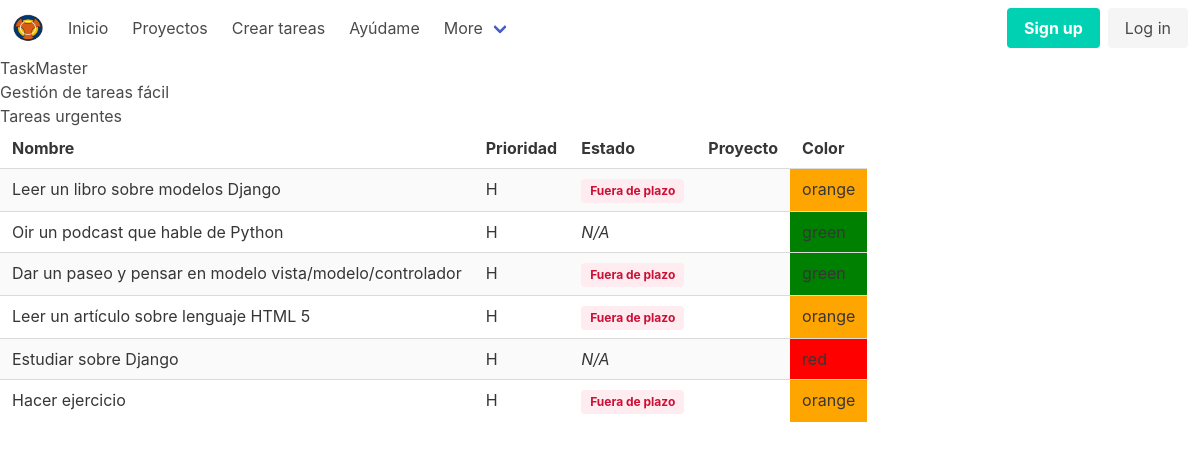
The page /high/ on the database its author committed.
### tasks/models.py (models this page shows, shortened)
class Task(models.Model):
    class Meta:
        verbose_name = 'Tarea'
        verbose_name_plural = 'Tareas'
        ordering = ['-orden', 'name']
    name = models.CharField(max_length=250)
    finished = models.BooleanField(default=False)
    orden = models.IntegerField(default=100)
    priority = models.CharField(
        max_length = 1,
        choices=[
            ('H', 'Alta'),
            ('N','Normal'),
            ('L', 'Baja')
        ],
        default ='N'
    )
    due_date = models.DateField(blank=True,
        null=True,
        default=None
    )
    color = models.CharField(
        max_length=6,
        choices=[
            ('blue', 'Azul'),
            ('red', 'Rojo'),
            ('orange', 'Naranja'),
            ('green', 'Verde'),
        ],
        default='blue',
        )
    project = models.ForeignKey(
        Project,
        blank = True,
        null = True,
        default = None,
        on_delete = models.SET_NULL,
        )
    def is_due(self) -> bool:
        if self.due_date is None:
            return False
        return self.due_date <= hoy()

### tasks/views.py (the view)
# urls.py: path('high/', tasks.views.tareas_urgentes, name='tareas_urgentes'),
def tareas_urgentes(request):
    tareas = (
        models.Task.objects
        .all()
        .filter(priority='H')
        .filter(project__isnull=True)
        .order_by('orden', 'name')
    )
    return render(request, 'tasks/tareas_urgentes.html', {
        'tareas': tareas
    })

### tasks/models.py (called while the page is built)
def hoy():
    return timezone.now().date()

### tasks/templates/tasks/tareas_urgentes.html (shortened to what this page needs)
{% extends 'tasks/base.html' %}
{% block content%}
<h3>Tareas urgentes</h3>
{% include 'tasks/includes/task_table.html' %}
{% endblock content%}

### tasks/templates/tasks/includes/task_table.html (shortened to what this page needs)
<table class="table is-striped">
    <tr>
      <th>Nombre</th>
      <th>Prioridad</th>
      <th>Estado</th>
      <th>Proyecto</th>
      <th>Color</th>
    </tr>
  {% for tarea in tareas %}
    <tr>
      <td class="{% if tarea.priority == 'H' %}tarea-urgente{% endif %}">
        {{ tarea.name }}
      </td>
      <td>{{ tarea.priority }}</td>
      <td>
        {% if tarea.is_due %}
          <b class="tag is-danger is-light">Fuera de plazo</b>
        {% else %}
          <i>N/A</i>
        {% endif %}
      </td>
      <td>
      </td>
      <td style="background-color:{{ tarea.color }}">
        {{ tarea.color }}
      </td>
    </tr>
  {% endfor %}
  </table>

### rows shown on the page
Task: name "Leer un libro sobre modelos Django", priority "H", due_date "Fuera de plazo", color "orange"
Task: name "Oir un podcast que hable de Python", priority "H", due_date "N/A", color "green"
Task: name "Dar un paseo y pensar en modelo vista/modelo/controlador", priority "H", due_date "Fuera de plazo", color "green"
Task: name "Leer un artículo sobre lenguaje HTML 5", priority "H", due_date "Fuera de plazo", color "orange"
Task: name "Estudiar sobre Django", priority "H", due_date "N/A", color "red"
Task: name "Hacer ejercicio", priority "H", due_date "Fuera de plazo", color "orange"
